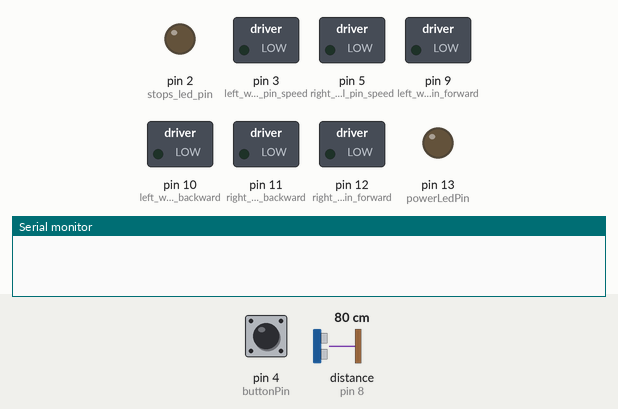
The sketch below on a simulated Arduino Uno, built with avr-gcc and run on an emulated ATmega328P. On the bench: switched loads named in the sketch (green lamp = pin HIGH), output pins drawn as LEDs (lit = HIGH), the last lines printed to the serial monitor. The test bench sets the inputs (shaded band); at power-on: pin 4 (buttonPin) LOW, distance to the obstacle (sensor on pin 8) 80 cm. The echo pulse lasts 58.3 µs per cm; pins used as bus, display or sensor lines are not drawn.

Above: at 1.2 s.
1.3 s: pin 4 (buttonPin) pulled HIGH for 0.15 s
At 4.2 s:
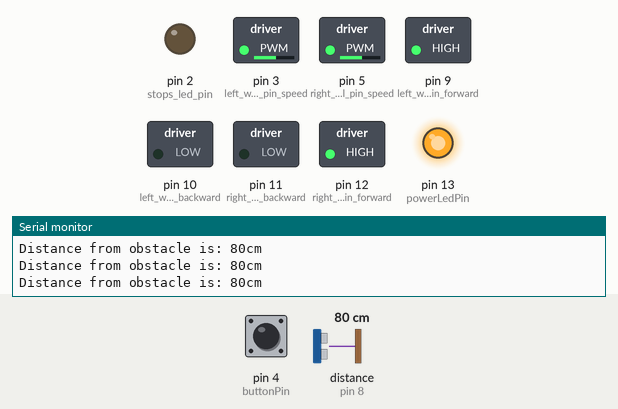
4.4 s: distance to the obstacle (sensor on pin 8) set to 18 cm
7.4 s: distance to the obstacle (sensor on pin 8) set to 14 cm
At 9.5 s:
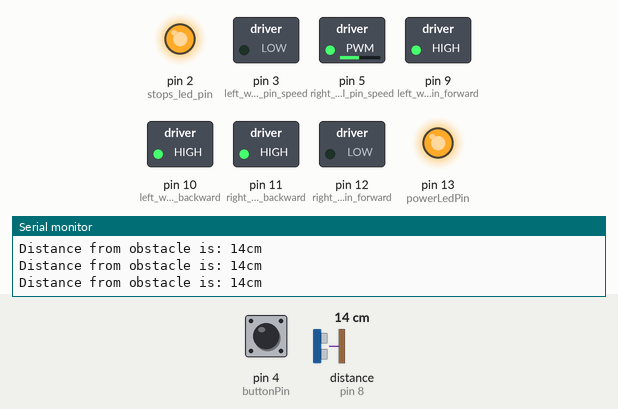
10.0 s: pin 4 (buttonPin) pulled HIGH for 1 s
At 11.0 s:
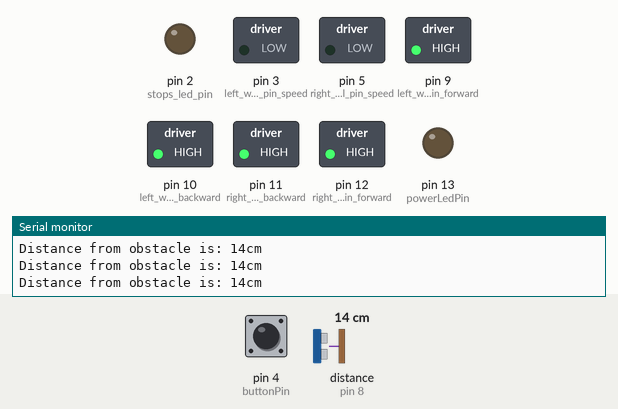
12.5 s: pin 4 (buttonPin) pulled HIGH for 3.2 s
At 13.3 s:
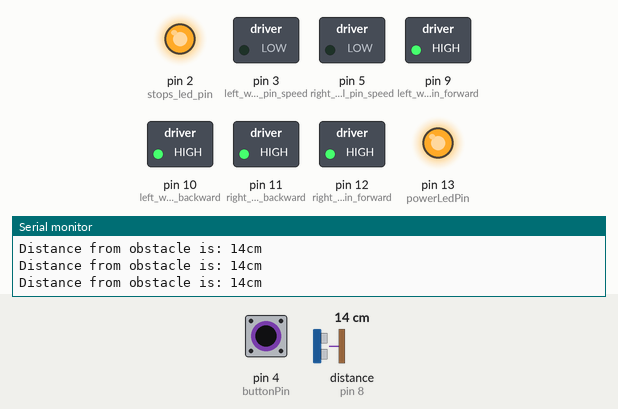
17.2 s: distance to the obstacle (sensor on pin 8) set to 38 cm
18.7 s: distance to the obstacle (sensor on pin 8) set to 44 cm
At 20.1 s:
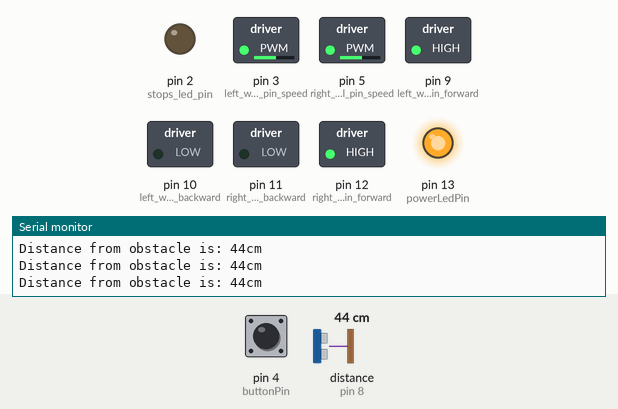
Timing chart, 0 to 21.2 s (numbered marks = the images above; inputs shaded):
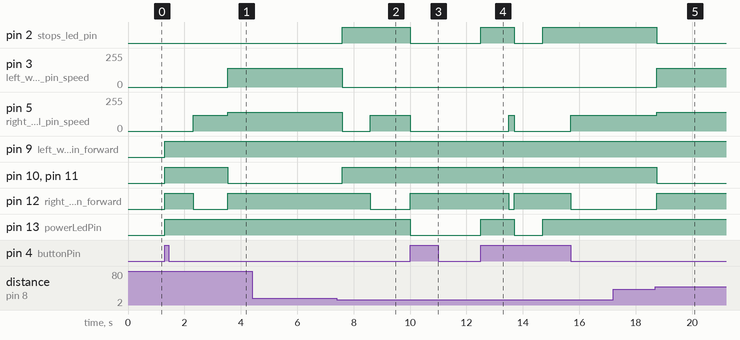

Measured:
- the behaviour switches between 16 and 15 cm on distance to the obstacle (sensor on pin 8) (found by bisection; images 1 and 2)
- the behaviour switches between 40 and 41 cm on distance to the obstacle (sensor on pin 8) (found by bisection; images 4 and 5)
- after the input at 1.3 s, pin 3 (left_wheel_pin_speed): 0/255 → 140/255 after 2.2 s; pin 5 (right_wheel_pin_speed): 0/255 → 120/255 after 1.0 s, → 140/255 1.2 s later
- after the input at 7.4 s, pin 2 (stops_led_pin), pin 10 (left_wheel_pin_backward), pin 11 (right_wheel_pin_backward): LOW → HIGH after 0.19 s; pin 3 (left_wheel_pin_speed): 140/255 → 0/255 after 0.19 s; pin 5 (right_wheel_pin_speed): 140/255 → 0/255 after 0.19 s, → 120/255 1.0 s later; pin 12 (right_wheel_pin_forward): HIGH → LOW after 1.2 s
- after the input at 10.0 s, pin 2 (stops_led_pin), pin 13 (powerLedPin): HIGH → LOW at once; pin 5 (right_wheel_pin_speed): 120/255 → 0/255 at once; pin 12 (right_wheel_pin_forward): LOW → HIGH at once
- after the input at 12.5 s, pin 2 (stops_led_pin), pin 13 (powerLedPin): LOW → HIGH at once, → LOW 1.2 s later, → HIGH 1.0 s later; pin 5 (right_wheel_pin_speed): 0/255 → 120/255 after 1.0 s, → 0/255 0.20 s later, → 120/255 2.0 s later; pin 12 (right_wheel_pin_forward): HIGH → LOW after 1.0 s, → HIGH 0.20 s later, → LOW 2.0 s later
- after the input at 18.7 s, pin 2 (stops_led_pin), pin 10 (left_wheel_pin_backward), pin 11 (right_wheel_pin_backward): HIGH → LOW at once; pin 3 (left_wheel_pin_speed): 0/255 → 140/255 at once; pin 5 (right_wheel_pin_speed): 120/255 → 140/255 at once; pin 12 (right_wheel_pin_forward): LOW → HIGH at once

The sketch:

frog.ino
```cpp
//  OpenFrog project by Moreschi Simone -moreschisimone@gmail.com-
//
// Using Arduino UNO
// From 2014


//  Pins for left wheel
//
//  Pin 0-255 for go forward
int left_wheel_pin_forward = 9;
//  Pin 0-255 for go backward
int left_wheel_pin_backward = 10;
//  Pin 0-255 for speed
int left_wheel_pin_speed = 3;

//  Pins for right wheel
//
//  Pin 0-255 for go forward
int right_wheel_pin_forward = 12;
//  Pin 0-255 for go backward
int right_wheel_pin_backward = 11;
//  Pin 0-255 for speed
int right_wheel_pin_speed = 5;


//  HC-SR04 (Distance sensor)
//
int triggerPort = 7;
int echoPort = 8;


//  Led port for STOP lights
//
int stops_led_pin = 2;


//  Pin for on/off button
//
int buttonPin = 4;


//  Pin for system on/off (Using button pin 4)
//
int powerLedPin = 13;


//  System variables
//
boolean stopRobot = false;
boolean systemOn = false;
int currentSecureDistance = 0;

//  Parameters
//
//  Basic settings
int maxSpeed = 140;  //  Speed when robot go forward (0-255)
int turnSpeed = 120;  //  Speed when robot turn right/left (0-255)
int secureDistance = 15;  //  cm
int turnSecureDistance = 40;  //  cm
int timeBeforeTurn = 1000;  //  Time in milliseconds for start turn when robot detect obstacles and stops

//  Advanced settings
//
int pending = 6;  //  Current number of pending turn action
int totPending = 6;   //  Minimum number of arduino loops for turn the robot when detect obstacles. After this number of loops robot continue to detect distance for detect if it can go forward or continue to turn for avoid obstacles. The degrees the robot turns depends from: this variables, turn speed and main loop delay.

//  Seup the arduino ONE board
//
void setup() {

  systemOn = false;
  currentSecureDistance = secureDistance;

  //  Setting up pins
  //
  pinMode(buttonPin, INPUT);
  pinMode(powerLedPin, OUTPUT);
  pinMode(triggerPort, OUTPUT );
  pinMode(echoPort, INPUT );
  pinMode(stops_led_pin, OUTPUT );
  pinMode(left_wheel_pin_forward, OUTPUT);
  pinMode(left_wheel_pin_backward, OUTPUT);
  pinMode(left_wheel_pin_speed, OUTPUT);
  pinMode(right_wheel_pin_backward, OUTPUT);
  pinMode(right_wheel_pin_forward, OUTPUT);
  pinMode(right_wheel_pin_speed, OUTPUT);

  Serial.begin( 9600 );
}


//  Arduino loop
//
void loop() {

   boolean buttonState = digitalRead(buttonPin);

   //  If button is pressing now, check the button state, if button is not pressed in this moment jump this code
   //
   if (buttonState == HIGH) {

      // System is ON, turn arduino systemON led to ON
      //
      if (!systemOn) {

        systemOn = true;
        digitalWrite(powerLedPin, HIGH);

      } else {

        systemOn = false;
        currentSecureDistance = secureDistance;

        digitalWrite(stops_led_pin, LOW);
        digitalWrite(left_wheel_pin_forward, HIGH);
        digitalWrite(left_wheel_pin_backward, HIGH);
        analogWrite(left_wheel_pin_speed, 0);
        digitalWrite(right_wheel_pin_backward, HIGH);
        digitalWrite(right_wheel_pin_forward, HIGH);
        analogWrite(right_wheel_pin_speed, 0);
        digitalWrite(powerLedPin, LOW);
        delay(1000);
      }
    }


    //  System is ON detect obstacles and move robot!
    //
    if (systemOn) {

        //  Get distance from obstacle
        //
        digitalWrite( triggerPort, LOW );
        delayMicroseconds(2);
        digitalWrite( triggerPort, HIGH );
        delayMicroseconds(10);
        digitalWrite( triggerPort, LOW );
        long duration = pulseIn( echoPort, HIGH );
        long r = (duration / 2) / 29.1;
        Serial.print( "Distance from obstacle is: " );
        Serial.print( r );
        Serial.println( "cm" );
        if (r <= currentSecureDistance) {
          stopRobot = true;
          digitalWrite(stops_led_pin, HIGH);
        } else {
          stopRobot = false;
          digitalWrite(stops_led_pin, LOW);
        }


        if (!stopRobot && pending == 0) {

            //  No obstacles detected and no turn action pending, go forward!
            //
            currentSecureDistance = secureDistance;

            digitalWrite(left_wheel_pin_forward, HIGH);
            digitalWrite(left_wheel_pin_backward, LOW);
            analogWrite(left_wheel_pin_speed, maxSpeed);

            digitalWrite(right_wheel_pin_forward, HIGH);
            digitalWrite(right_wheel_pin_backward, LOW);
            analogWrite(right_wheel_pin_speed, maxSpeed);


        } else {

            if (currentSecureDistance == secureDistance) {
                //  Stop the wheels, HUB-ee wheels have break mode, set ON forward and backward direction, set speed = 0. In this way if your robot is not in horyzontal position don't move.
                //
                digitalWrite(left_wheel_pin_forward, HIGH);
                digitalWrite(left_wheel_pin_backward, HIGH);
                analogWrite(left_wheel_pin_speed, 0);
                digitalWrite(right_wheel_pin_backward, HIGH);
                digitalWrite(right_wheel_pin_forward, HIGH);
                analogWrite(right_wheel_pin_speed, 0);
                delay(timeBeforeTurn);

                //  Set number of minimum loop for turn the robot left
                //
                pending = totPending;
            }

            pending--;
            if (pending < 0) {
              pending = 0;
            }

            currentSecureDistance = turnSecureDistance;

            //  Turn the robot left
            //
            digitalWrite(left_wheel_pin_forward, HIGH);
            digitalWrite(left_wheel_pin_backward, HIGH);
            analogWrite(left_wheel_pin_speed, 0);

            digitalWrite(right_wheel_pin_backward, HIGH);
            digitalWrite(right_wheel_pin_forward, LOW);
            analogWrite(right_wheel_pin_speed, turnSpeed);
      }

      //  Main delay
      //
      delay(200);

  }

}
```
